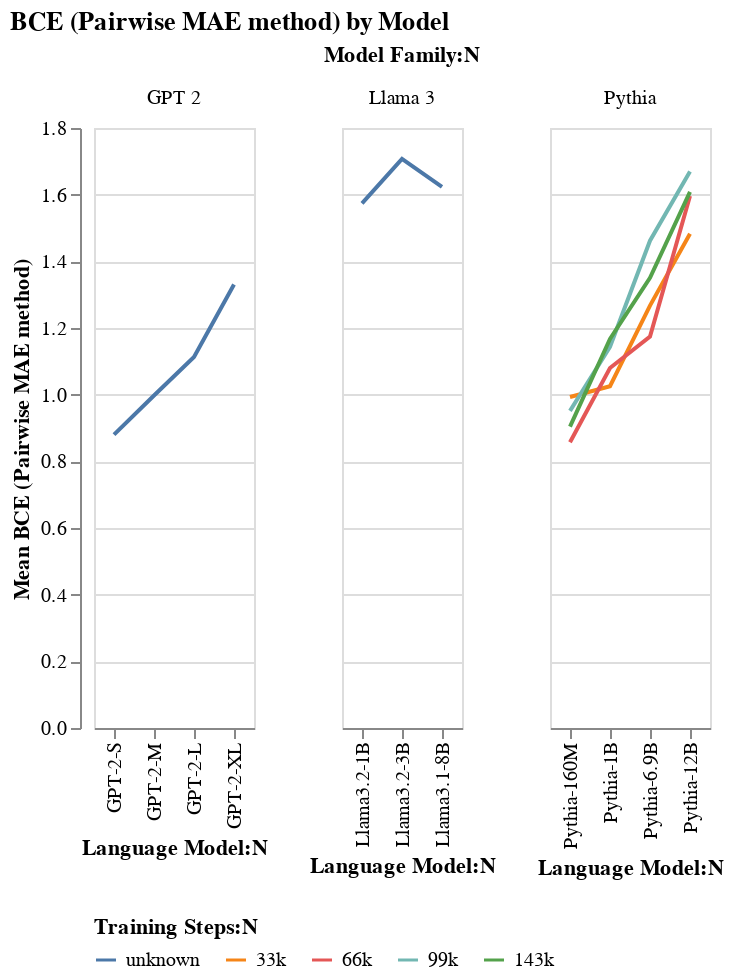

Notebook cell for this chart:
### Code cell
config = VisualisationConfig(
    plot_fn=alt.Chart.mark_line,
    fig_title="BCE (Pairwise MAE method) by Model",
    x_category="Language Model:N",
    y_category="mean(BCE (Pairwise MAE)):Q",
    color_category="Training Steps:N",
    facet_category="Model Family:N",
    tooltip_fields=[
        alt.Tooltip("Language Model:N", title="Model"),
        alt.Tooltip("Model Family:N", title="Family"),
        alt.Tooltip("mean(BCE (Pairwise MAE)):Q", title="Mean BCE", format=".3f"),
        alt.Tooltip("median():Q", title="Median", format=".3f"),
        alt.Tooltip("mean():Q", title="Mean", format=".3f"),
        alt.Tooltip("count():Q", title="Count", format="d"),
    ],
    titles={
        "mean(BCE (Pairwise MAE)):Q": "Mean BCE (Pairwise MAE method)",
        "model_name": "Language Model",
    },
    chart_properties={"resolve": {"scale": {"x": "independent"}}},
    legend_config={"columns": 5, "orient": "bottom"},
)

chart_mse = visualize(bce_mae_analyzer.df, config=config)

chart_mse.show()

### Figure 1 — Vega specification as saved in the notebook (floating-point values rounded to 4 significant figures)
{"$schema": "https://vega.github.io/schema/vega/v5.json", "data": [{"name": "source_0", "values": [{"Language Model": "GPT-2-S", "Training Steps": "unknown", "Model Family": "GPT 2", "mean_BCE (Pairwise MAE)": 0.88, "__count": 396}, {"Language Model": "GPT-2-M", "Training Steps": "unknown", "Model Family": "GPT 2", "mean_BCE (Pairwise MAE)": 0.9974, "__count": 396}, {"Language Model": "GPT-2-L", "Training Steps": "unknown", "Model Family": "GPT 2", "mean_BCE (Pairwise MAE)": 1.113, "__count": 396}, {"Language Model": "GPT-2-XL", "Training Steps": "unknown", "Model Family": "GPT 2", "mean_BCE (Pairwise MAE)": 1.33, "__count": 396}, {"Language Model": "Llama3.2-1B", "Training Steps": "unknown", "Model Family": "Llama 3", "mean_BCE (Pairwise MAE)": 1.574, "__count": 396}, {"Language Model": "Llama3.2-3B", "Training Steps": "unknown", "Model Family": "Llama 3", "mean_BCE (Pairwise MAE)": 1.707, "__count": 396}, {"Language Model": "Llama3.1-8B", "Training Steps": "unknown", "Model Family": "Llama 3", "mean_BCE (Pairwise MAE)": 1.623, "__count": 396}, {"Language Model": "Pythia-160M", "Training Steps": "33k", "Model Family": "Pythia", "mean_BCE (Pairwise MAE)": 0.9929, "__count": 396}, {"Language Model": "Pythia-160M", "Training Steps": "66k", "Model Family": "Pythia", "mean_BCE (Pairwise MAE)": 0.8575, "__count": 396}, {"Language Model": "Pythia-160M", "Training Steps": "99k", "Model Family": "Pythia", "mean_BCE (Pairwise MAE)": 0.9514, "__count": 396}, {"Language Model": "Pythia-160M", "Training Steps": "143k", "Model Family": "Pythia", "mean_BCE (Pairwise MAE)": 0.9043, "__count": 396}, {"Language Model": "Pythia-1B", "Training Steps": "33k", "Model Family": "Pythia", "mean_BCE (Pairwise MAE)": 1.025, "__count": 396}, {"Language Model": "Pythia-1B", "Training Steps": "66k", "Model Family": "Pythia", "mean_BCE (Pairwise MAE)": 1.08, "__count": 396}, {"Language Model": "Pythia-1B", "Training Steps": "99k", "Model Family": "Pythia", "mean_BCE (Pairwise MAE)": 1.144, "__count": 396}, {"Language Model": "Pythia-1B", "Training Steps": "143k", "Model Family": "Pythia", "mean_BCE (Pairwise MAE)": 1.167, "__count": 396}, {"Language Model": "Pythia-6.9B", "Training Steps": "33k", "Model Family": "Pythia", "mean_BCE (Pairwise MAE)": 1.267, "__count": 396}, {"Language Model": "Pythia-6.9B", "Training Steps": "66k", "Model Family": "Pythia", "mean_BCE (Pairwise MAE)": 1.175, "__count": 396}, {"Language Model": "Pythia-6.9B", "Training Steps": "99k", "Model Family": "Pythia", "mean_BCE (Pairwise MAE)": 1.462, "__count": 396}, {"Language Model": "Pythia-6.9B", "Training Steps": "143k", "Model Family": "Pythia", "mean_BCE (Pairwise MAE)": 1.351, "__count": 396}, {"Language Model": "Pythia-12B", "Training Steps": "33k", "Model Family": "Pythia", "mean_BCE (Pairwise MAE)": 1.483, "__count": 396}, {"Language Model": "Pythia-12B", "Training Steps": "66k", "Model Family": "Pythia", "mean_BCE (Pairwise MAE)": 1.596, "__count": 396}, {"Language Model": "Pythia-12B", "Training Steps": "99k", "Model Family": "Pythia", "mean_BCE (Pairwise MAE)": 1.669, "__count": 396}, {"Language Model": "Pythia-12B", "Training Steps": "143k", "Model Family": "Pythia", "mean_BCE (Pairwise MAE)": 1.608, "__count": 396}]}, {"name": "facet_domain"}, {"name": "facet_domain_row", "values": [{"data": 0.0}]}, {"name": "source_0_y_domain_mean_BCE (Pairwise MAE)", "values": [{"min": 0.8575, "max": 1.707}]}, {"name": "source_0_color_domain_Training Steps", "values": [{"Training Steps": "unknown"}, {"Training Steps": "33k"}, {"Training Steps": "66k"}, {"Training Steps": "99k"}, {"Training Steps": "143k"}]}], "signals": [{"name": "child_x_step", "value": 20}, {"name": "child_height", "value": 300}], "marks": [{"type": "group", "name": "facet-title", "title": {"text": "Model Family:N", "style": "guide-title", "offset": 10}, "role": "column-title"}, {"type": "group", "name": "row_header", "from": {"data": "facet_domain_row"}, "encode": {"update": {"height": {"signal": "child_height"}}}, "axes": [{"scale": "y", "zindex": 0, "orient": "left", "title": "Mean BCE (Pairwise MAE method)", "grid": false, "labelOverlap": true, "tickCount": {"signal": "ceil(child_height/40)"}}], "role": "row-header"}, {"type": "group", "name": "cell", "from": {"facet": {"data": "source_0", "name": "facet", "groupby": ["Model Family"], "aggregate": {"fields": ["Language Model"], "ops": ["distinct"], "as": ["distinct_Language Model"]}}}, "sort": {"field": ["datum[\"Model Family\"]"], "order": ["ascending"]}, "encode": {"update": {"width": {"signal": "bandspace(datum[\"distinct_Language Model\"], 1, 0.5) * child_x_step"}, "height": {"signal": "child_height"}}}, "data": [{"name": "facet_child_x_domain_Language Model_2", "source": "facet", "transform": [{"type": "aggregate", "groupby": ["Language Model"], "fields": [], "ops": [], "as": []}, {"type": "formula", "expr": "datum['Language Model']", "as": "sort_field"}, {"type": "project", "fields": ["Language Model"]}]}], "marks": [{"type": "group", "name": "child_pathgroup", "from": {"facet": {"data": "facet", "name": "faceted_path_child_main", "groupby": ["Training Steps"]}}, "encode": {"update": {"width": {"field": {"signal": null, "datum": null, "group": "width", "parent": null}}, "height": {"field": {"signal": null, "datum": null, "group": "height", "parent": null}}}}, "marks": [{"type": "line", "name": "child_marks", "from": {"data": "faceted_path_child_main"}, "sort": {"field": "x"}, "encode": {"update": {"y": {"field": "mean_BCE (Pairwise MAE)", "scale": "y"}, "tooltip": {"signal": "{\"Model\": isValid(datum[\"Language Model\"]) ? datum[\"Language Model\"] : \"\"+datum[\"Language Model\"], \"Family\": isValid(datum[\"Model Family\"]) ? datum[\"Model Family\"] : \"\"+datum[\"Model Family\"], \"Mean BCE\": format(datum[\"mean_BCE (Pairwise MAE)\"], \".3f\"), \"Count\": format(datum[\"__count\"], \"d\")}"}, "defined": {"signal": "isValid(datum[\"mean_BCE (Pairwise MAE)\"]) && isFinite(+datum[\"mean_BCE (Pairwise MAE)\"])"}, "stroke": {"field": "Training Steps", "scale": "color"}, "x": {"field": "Language Model", "scale": "child_x"}}}, "style": ["line"]}]}], "scales": [{"name": "child_x", "type": "point", "domain": {"data": "facet_child_x_domain_Language Model_2", "field": "Language Model"}, "range": {"step": {"signal": "child_x_step"}}, "padding": 0.5}], "axes": [{"scale": "y", "zindex": 0, "orient": "left", "labels": false, "grid": true, "maxExtent": 0, "minExtent": 0, "ticks": false, "aria": false, "gridScale": "child_x", "tickCount": {"signal": "ceil(child_height/40)"}, "domain": false}, {"scale": "child_x", "labelBaseline": "middle", "grid": false, "orient": "bottom", "labelAlign": "right", "zindex": 0, "labelAngle": 270, "title": "Language Model:N"}], "title": {"text": {"signal": "isValid(parent[\"Model Family\"]) ? parent[\"Model Family\"] : \"\"+parent[\"Model Family\"]"}, "style": "guide-label", "frame": "group", "offset": 10}, "style": "cell"}], "scales": [{"name": "y", "type": "linear", "domain": [{"signal": "(data(\"source_0_y_domain_mean_BCE (Pairwise MAE)\")[0] || {}).min"}, {"signal": "(data(\"source_0_y_domain_mean_BCE (Pairwise MAE)\")[0] || {}).max"}], "range": [{"signal": "child_height"}, 0], "zero": true, "nice": true}, {"name": "color", "type": "ordinal", "domain": {"data": "source_0_color_domain_Training Steps", "field": "Training Steps"}, "range": "category"}], "title": {"text": "BCE (Pairwise MAE method) by Model", "anchor": "start"}, "padding": 5, "background": "white", "layout": {"padding": 20, "bounds": "full", "align": "none", "columns": 3}, "legends": [{"columns": 5, "orient": "bottom", "title": "Training Steps:N", "stroke": "color", "direction": "horizontal", "symbolType": "stroke"}]}
